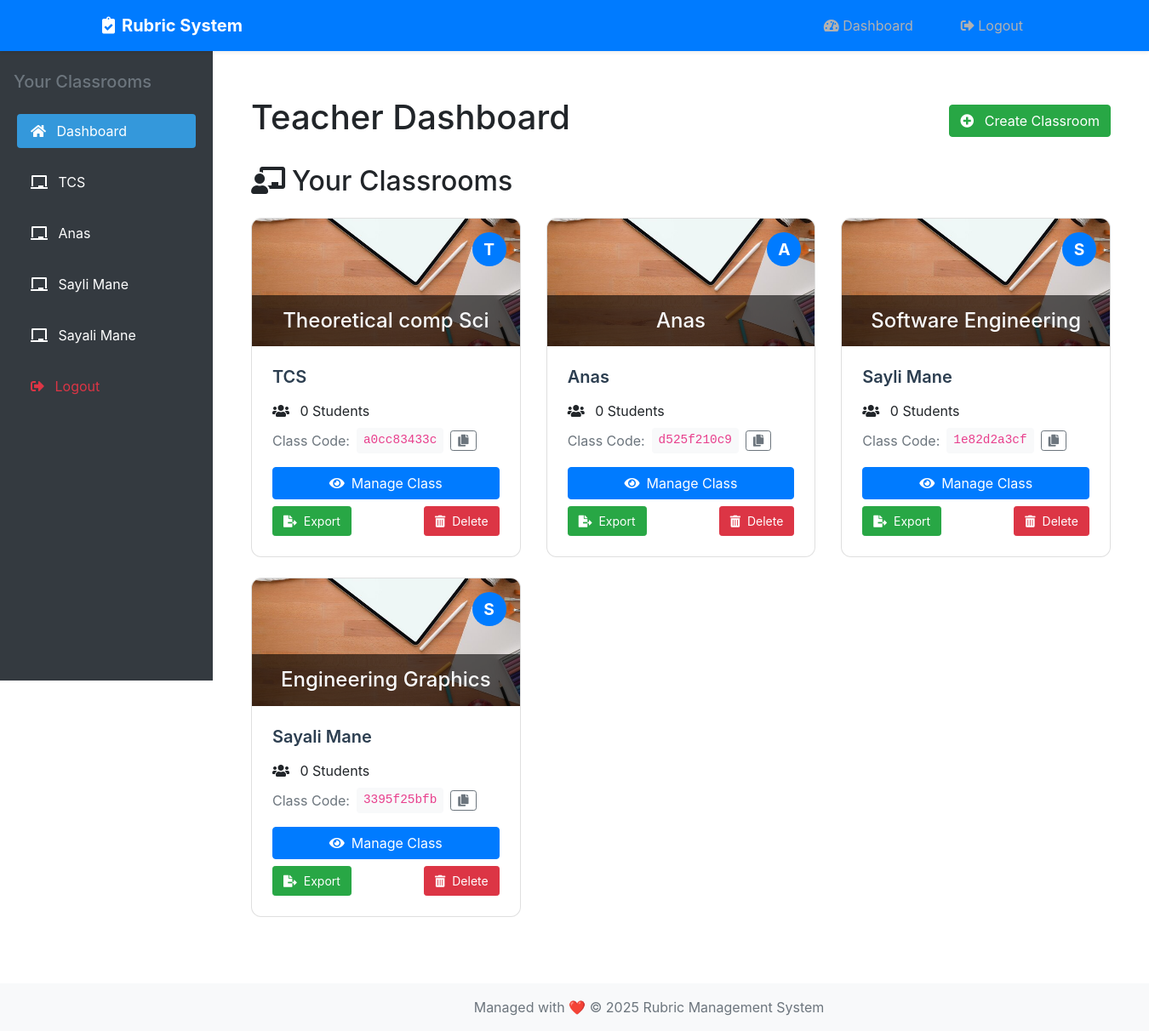
Page /teacher_dashboard/ (signed in) on the earlier database version.
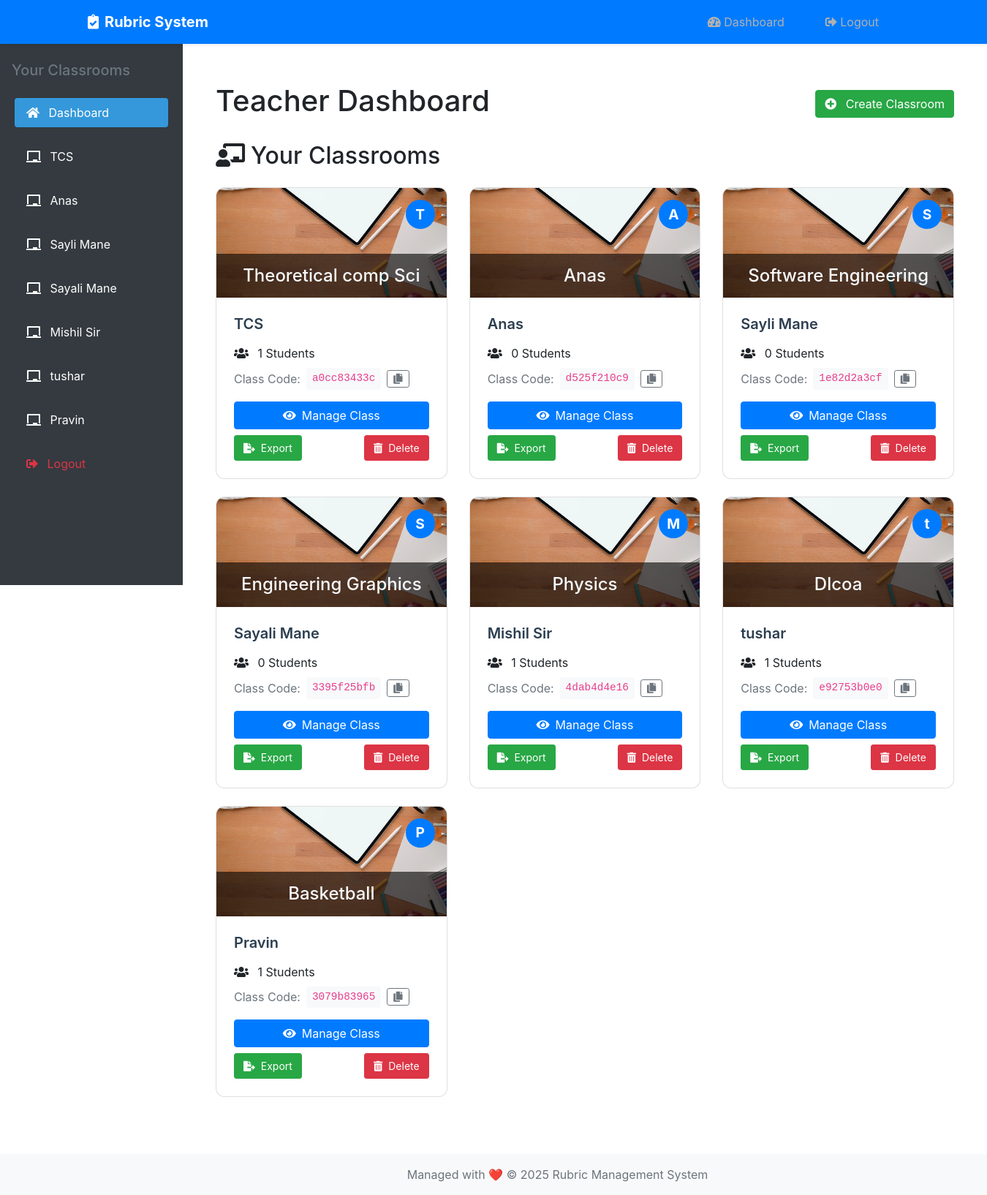
Same page on the later database version.
### rubric_app/models.py (models this page shows, shortened)
class Classroom(models.Model):
    name = models.CharField(max_length=100)
    subject = models.CharField(max_length=100)
    teacher = models.ForeignKey(Teacher, on_delete=models.CASCADE)
    year = models.PositiveIntegerField(blank=True, null=True)
    branch = models.CharField(max_length=50, blank=True, null=True)
    code = models.CharField(max_length=10, unique=True, default=uuid.uuid4().hex[:10])
    students = models.ManyToManyField("Student", blank=True, related_name="classrooms")

### rubric_app/views.py (the view, shortened to what this page needs)
# urls.py: path('teacher_dashboard/', views.teacher_dashboard, name='teacher_dashboard'),
@login_required
def teacher_dashboard(request):
    teacher = request.user.teacher
    classrooms = Classroom.objects.filter(teacher=teacher)
    create_form = ClassroomForm()
    return render(request, 'teacher_dashboard.html', {
        'classrooms': classrooms,
        'create_form': create_form
    })

### rubric_app/context_processors.py (called while the page is built)
def classrooms(request):
    context = {'classrooms': []}
    if request.user.is_authenticated:
        if hasattr(request.user, 'teacher'):
            context['classrooms'] = Classroom.objects.filter(teacher=request.user.teacher)
        elif hasattr(request.user, 'student'):
            context['classrooms'] = request.user.student.classrooms.all()
    return context

### rubric_app/templates/teacher_dashboard.html (shortened to what this page needs)
{% extends 'base.html' %}
{% block content %}
{% load static %}
<div class="container-fluid">
    <div class="d-flex justify-content-between align-items-center mb-4">
        <h1 class="dashboard-title">Teacher Dashboard</h1>
        <button class="btn btn-success" data-toggle="modal" data-target="#createClassroomModal">
            <i class="fas fa-plus-circle mr-2"></i> Create Classroom
        </button>
    </div>
    <div class="dashboard-container">
        <h2 class="mb-4"><i class="fas fa-chalkboard-teacher mr-2"></i>Your Classrooms</h2>
        <div class="row">
            {% for classroom in classrooms %}
            <div class="col-md-6 col-lg-4 mb-4">
                <div class="class-card">
                    <div class="up" style="background: url('{% static 'img/img_code1.jpg' %}');
                         background-size: cover;
                         background-position: center;
                         height: 150px;
                         position: relative;">
                        <div class="overlay">
                            <h4 class="text-light mb-0">{{ classroom.subject }}</h4>
                        </div>
                        <div class="class_id">{{ classroom.name|slice:":1" }}</div>
                    </div>
                    <div class="class_details p-4">
                        <h3 class="class-name mb-3">{{ classroom.name }}</h3>
                        <div class="class-meta mb-3">
                            <p class="mb-2">
                                <i class="fas fa-users mr-2"></i>
                                {{ classroom.students.count }} Students
                            </p>
                            <div class="d-flex align-items-center">
                                <span class="text-muted mr-2">Class Code:</span>
                                <code class="class-code mr-2">{{ classroom.code }}</code>
                                <button class="btn btn-sm btn-outline-secondary copy-btn"
                                        data-code="{{ classroom.code }}">
                                    <i class="fas fa-copy"></i>
                                </button>
                            </div>
                        </div>
                        <div class="action-buttons">
                            <button class="btn btn-primary btn-block mb-2"
                                    onclick="window.location.href='{% url 'view_classroom' classroom.id %}'">
                                <i class="fas fa-eye mr-2"></i>Manage Class
                            </button>
                            <div class="d-flex justify-content-between">
                                <a href="{% url 'export_grades' classroom.id %}"
                                   class="btn btn-success btn-sm">
                                    <i class="fas fa-file-export mr-2"></i>Export
                                </a>
                                <form method="POST" action="{% url 'delete_classroom' classroom.id %}">
                                    <button type="submit" class="btn btn-danger btn-sm"
                                            onclick="return confirm('Delete this classroom permanently?')">
                                        <i class="fas fa-trash-alt mr-2"></i>Delete
                                    </button>
                                </form>
                            </div>
                        </div>
                    </div>
                </div>
            </div>
            {% empty %}
            <div class="col-12 text-center py-5">
                <i class="fas fa-chalkboard fa-3x text-muted mb-3"></i>
                <p class="text-muted">You haven't created any classrooms yet</p>
            </div>
            {% endfor %}
        </div>
    </div>
</div>
{% endblock %}

### rubric_app/templates/base.html (shortened to what this page needs)
<!DOCTYPE html>
<html lang="en">
<head>
    {% load static %}
    <link rel="stylesheet" href="{% static 'css/styles.css' %}">
    <link rel="stylesheet" href="https://cdnjs.cloudflare.com/ajax/libs/font-awesome/5.15.4/css/all.min.css">
    <link rel="stylesheet" href="https://stackpath.bootstrapcdn.com/bootstrap/4.5.2/css/bootstrap.min.css">
</head>
<body class="d-flex flex-column min-vh-100">
    {% if user.is_authenticated %}
    <nav class="navbar navbar-expand-lg navbar-dark bg-primary shadow-sm fixed-top">
        <div class="container">
            <a class="navbar-brand font-weight-bold" href="{% url 'home' %}">
                <i class="fas fa-clipboard-check mr-2"></i>Rubric System
            </a>
            <div class="collapse navbar-collapse">
                <ul class="navbar-nav ml-auto">
                    <li class="nav-item">
                        <a class="nav-link" href="{% if user.is_teacher %}{% url 'teacher_dashboard' %}{% else %}{% url 'student_dashboard' %}{% endif %}">
                            <i class="fas fa-tachometer-alt"></i> Dashboard
                        </a>
                    </li>
                    <li class="nav-item">
                        <a class="nav-link" href="{% url 'logout' %}">
                            <i class="fas fa-sign-out-alt"></i> Logout
                        </a>
                    </li>
                </ul>
            </div>
        </div>
    </nav>
<div class="container-fluid">
    <div class="row">
        <div class="sidebar bg-dark text-white">
            <div class="sidebar-sticky pt-4">
                <h5 class="px-3 text-muted mb-3">Your Classrooms</h5>
                <ul class="nav flex-column">
                    <li class="nav-item">
                        <a class="nav-link text-white {% if request.path == '/teacher_dashboard/' or request.path == '/student_dashboard/' %}active{% endif %}"
                           href="{% if user.is_teacher %}{% url 'teacher_dashboard' %}{% else %}{% url 'student_dashboard' %}{% endif %}">
                            <i class="fas fa-home mr-2"></i> Dashboard
                        </a>
                    </li>
                    {% for classroom in classrooms %}
                    <li class="nav-item">
                        <a class="nav-link text-white {% if classroom.id == current_classroom.id %}active{% endif %}"
                           href="{% url 'view_classroom' classroom.id %}">
                            <i class="fas fa-chalkboard mr-2"></i> {{ classroom.name }}
                        </a>
                    </li>
                    {% endfor %}
                    <li class="nav-item mt-auto">
                        <a class="nav-link text-danger" href="{% url 'logout' %}">
                            <i class="fas fa-sign-out-alt mr-2"></i> Logout
                        </a>
                    </li>
                </ul>
            </div>
        </div>
        <main class="main-content col">
            <div class="container-fluid py-4">
                {% block content %}{% endblock %}
            </div>
        </main>
    </div>
</div>
    <footer class="bg-light mt-auto py-3">
        <div class="container text-center" style="padding-left: 0px;margin-left: 200px;">
            <span class="text-muted">
                Managed with ❤️ © {% now "Y" %} Rubric Management System
            </span>
        </div>
    </footer>
    {% endif %}
</body>
</html>

### rubric_app/static/css/styles.css (style rules this page uses)
body { font-family: 'Segoe UI', Arial, sans-serif; background-color: #f8f9fa; padding-top: 60px; }
.navbar { box-shadow: 0 2px 4px rgba(0,0,0,0.1); background-color: #007bff; padding: 12px 20px; height: 60px; }
.navbar-brand { font-weight: bold; font-size: 1.25rem; color: white; }
.nav-link { color: white; transition: color 0.3s ease; }
.sidebar { width: 250px; height: 100vh; position: fixed; left: 0; top: 0; z-index: 100; background: #2c3e50; transition: 0.3s; overflow-y: auto; padding-top: 60px; }
.sidebar-sticky { position: relative; height: 100%; }
.nav-item { padding: 8px 20px; }
.nav-link { color: #b1b1b1 !important; border-radius: 4px; margin: 2px 0; transition: all 0.3s; }
.nav-link.active { background: #3498db; }
.main-content { margin-left: 250px; padding: 30px; transition: 0.3s; min-height: calc(100vh - 60px); }
.btn { transition: all 0.2s ease; border-radius: 6px; padding: 10px 15px; }
.btn-outline-secondary { border-color: #6c757d; }
button { transition: all 0.3s ease; }
.sidebar { display: block; }
.sidebar { transition: left 0.3s ease-in-out; }

### rubric_app/templates/teacher_dashboard.html (style rules this page uses)
.class-card { border: 1px solid rgba(0,0,0,0.125); border-radius: 0.75rem; overflow: hidden; transition: transform 0.2s, box-shadow 0.2s; background: white; }
.overlay { position: absolute; bottom: 0; left: 0; right: 0; background: rgba(0,0,0,0.6); padding: 1rem; color: white; text-align: center; }
.class_id { position: absolute; top: 1rem; right: 1rem; width: 40px; height: 40px; border-radius: 50%; background: #007bff; color: white; display: flex; align-items: center; justify-content: center; font-weight: bold; font-size: 1.2rem; }
.class-name { font-weight: 600; color: #2c3e50; font-size: 1.25rem; }
.class-code { background: #f8f9fa; padding: 0.25rem 0.5rem; border-radius: 0.25rem; font-size: 0.9rem; }
.copy-btn { padding: 0.25rem 0.5rem; line-height: 1; }
.action-buttons .btn-sm { padding: 0.375rem 0.75rem; font-size: 0.875rem; }

Differences in the rows shown:
computed for Classroom "Theoretical comp Sci": students.count "0" → "1"
added Classroom: name "Mishil Sir", subject "Physics", name "M", students.count "1", code "4dab4d4e16"
added Classroom: name "tushar", subject "Dlcoa", name "t", students.count "1", code "e92753b0e0"
added Classroom: name "Pravin", subject "Basketball", name "P", students.count "1", code "3079b83965"
